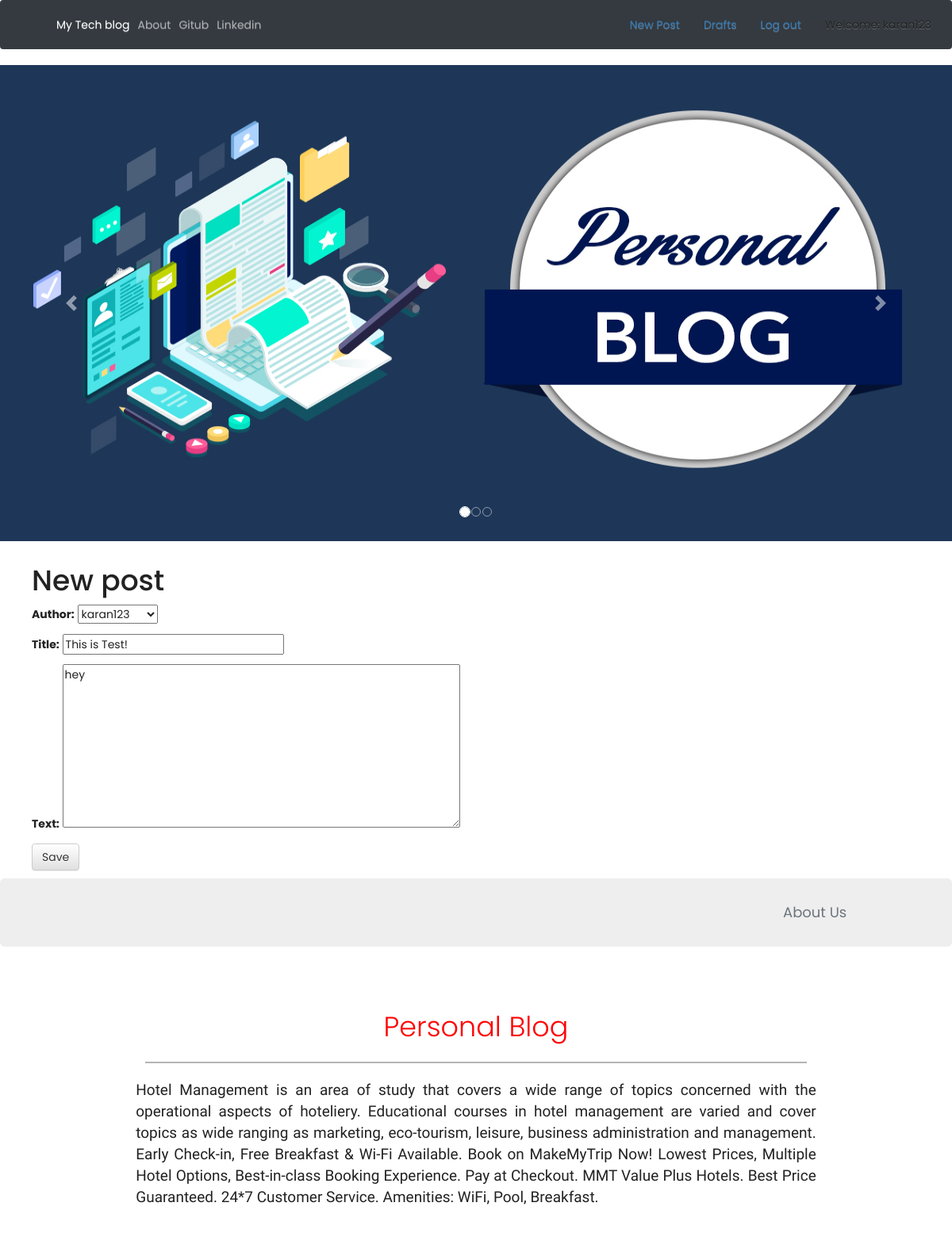
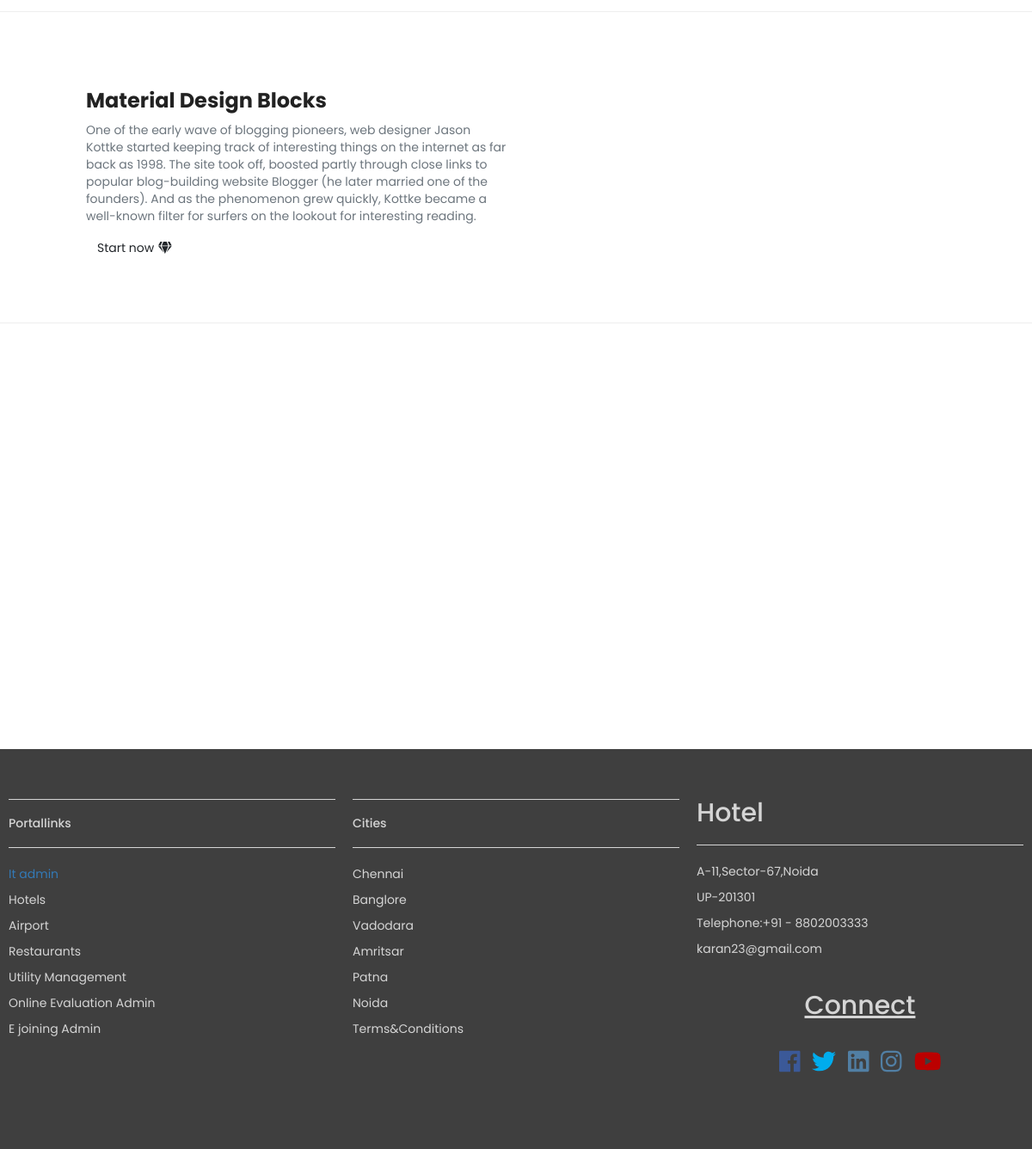
Page /post/6/edit/ (signed in) on the committed database (2 pictures, top to bottom).
### blog/models.py (models this page shows, shortened)
class Post(models.Model):
    author = models.ForeignKey('auth.User', on_delete=models.CASCADE,)
    title = models.CharField(max_length=200)
    text = models.TextField()
    created_date = models.DateTimeField(default=timezone.now)
    published_date = models.DateTimeField(blank=True,null=True)

### blog/views.py (the view)
# urls.py: re_path(r'^post/(?P<pk>\d+)/edit/$',views.PostUpdateView.as_view(),name='post_edit'),
class PostUpdateView(LoginRequiredMixin,UpdateView):
    login_url = '/login/'
    redirect_field_name = 'blog/post_detail.html'
    form_class = PostForm
    model = Post

### blog/forms.py
class PostForm(forms.ModelForm):
      class Meta():
          model = Post
          fields = ('author','title','text')
      widgets ={
          'title':forms.TextInput(attrs={'class':'textinputclass'}),
          'text':forms.Textarea(attrs={'class':'editable medium-editor-textarea postcontent'})
    }

### blog/templates/blog/post_form.html (shortened to what this page needs)
{% extends 'blog/base.html' %}
{% block content %}
    <h1>New post</h1>
    <form method="POST" class="post-form">
    {{form.as_p}}
    <button type="submit" class="save btn btn-default">Save</button>
    </form>
{% endblock %}

### blog/templates/blog/base.html (shortened to what this page needs)
<!DOCTYPE html>
{% load static %}
<html>
    <head>
    <link rel="stylesheet" href="https://stackpath.bootstrapcdn.com/bootstrap/4.4.1/css/bootstrap.min.css"
>
        <link rel="stylesheet" href="https://maxcdn.bootstrapcdn.com/bootstrap/3.3.7/css/bootstrap.min.css">
        <link rel="stylesheet" href="https://maxcdn.bootstrapcdn.com/bootstrap/3.3.7/css/bootstrap-theme.min.css">
        <link rel="stylesheet" href="//cdn.jsdelivr.net/medium-editor/latest/css/medium-editor.min.css" type="text/css" media="screen" charset="utf-8">
        <link rel="stylesheet" href="{% static 'css/blog.css' %}">
         <link rel="stylesheet" href="{% static 'css/style.css' %}">
<body class='loader'>
  <nav class="navbar navbar-expand-lg navbar-dark bg-dark">
          <a class="navbar-brand" href="http://127.0.0.1:3000/Bootstrap%204%20Site%20Files/#"></a>
          <div class="collapse navbar-collapse" id="navbarSupportedContent">
            <ul class="navbar-nav mr-auto">
              <li class="nav-item active">
                <a class="nav-link" href="{% url 'post_list' %}">My Tech blog <span class="sr-only">(current)</span></a>
              </li>
                 <li class="nav-item">
        <a class="nav-link" href="{% url 'about'%}">About</a>
      </li>
      <li class="nav-item">
        <a class="nav-link " href="https://www.github.com/karan06126">Gitub</a>
      </li>
      <li class="nav-item">
        <a class="nav-link " href="https://www.linkedin.com">Linkedin</a>
        </ul>
              <ul class="nav navbar-nav navbar-right">
                  {% if user.is_authenticated %}
                  <li class="nav-item">
          <a  class="nav-lnk" href="{% url 'post_new' %}" >New Post</a>
        </li>
        <li class="nav-item">
          <a href="{% url 'post_draft_list' %}">Drafts</a>
        </li>
        <li class="nav-item">
          <a href="{% url 'logout' %}" >Log out</a>
        </li>
        <li class="nav-item">
          <a >Welcome: {{ user.username }}</a>
        </li>
          {% else %}
          <li><a class='nav navbar-right' href="{% url 'login' %}" ><span class="glyphicon glyphicon-user"></span></a></li>
        {% endif %}
      </ul>
  </div>
</nav>
  <div id="carousel-example-2" class="carousel slide carousel-fade" data-ride="carousel">
          <ol class="carousel-indicators">
            <li data-target="#carousel-example-2" data-slide-to="0" class="active"></li>
            <li data-target="#carousel-example-2" data-slide-to="1"></li>
            <li data-target="#carousel-example-2" data-slide-to="2"></li>
          </ol>
          <div class="carousel-inner" role="listbox">
            <div class="carousel-item active">
              <div class="view">
                <img class="d-block w-100" src="{% static 'image/blog3.jpg' %}" height="600" width="1800"
                  alt="First slide">
              </div>
              <div class="carousel-caption">
              </div>
            </div>
          </div>
          <a class="carousel-control-prev" href="#carousel-example-2" role="button" data-slide="prev">
            <span class="carousel-control-prev-icon" aria-hidden="true"></span>
          </a>
          <a class="carousel-control-next" href="#carousel-example-2" role="button" data-slide="next">
            <span class="carousel-control-next-icon" aria-hidden="true"></span>
          </a>
        </div>
        <div class="content container">
            <div class="row">
                <div class="col-md-8">
                  <div class="blog_posts">
                    {% block content %}
                    {% endblock %}
                  </div>
                </div>
            </div>
        </div>
  <div class="container-fluid">
  <div class="row jumbotron">
  	<div class="col-xs-12 col-sm-12 col-md-9 col-lg-9 col-xl-10">
  	</div>
  	<div class="col-xs-12 col-sm-12 col-md-3 col-lg-3 col-xl-2">
  		<a href="http://127.0.0.1:3000/Bootstrap%204%20Site%20Files/#"><button type="button" class="btn btn-outline-secondary btn-lg">About Us</button></a>
  	</div>
    </div>
  </div>
  <div class="container-fluid padding">
  	<div class="row welcome text-center">
  		<div class="col-12">
  			<div class="ab">
  			<h1 class="display-4">Personal Blog</h1>
  		</div>
  		</div>
  		<hr>
  		<div class="col-12" style="text-align:justify">
  			<div class="tr">
  			<p>Hotel Management is an area of study that covers a wide range of topics concerned with the operational aspects of hoteliery.
          Educational courses in hotel management are varied and cover topics as wide ranging as marketing, eco-tourism,
          leisure, business administration and management.
        Early Check-in, Free Breakfast & Wi-Fi Available. Book on MakeMyTrip Now! Lowest Prices, Multiple Hotel Options,
        Best-in-class Booking Experience. Pay at Checkout. MMT Value Plus Hotels. Best Price Guaranteed. 24*7 Customer Service.
         Amenities: WiFi, Pool, Breakfast.</p>
  		</div>
  	</div>
  	</div>
  </div>
<hr class="my-4">
        <div class="container my-5 py-5 z-depth-1">
        <section class="px-md-5 mx-md-5 text-center text-lg-left dark-grey-text">
          <div class="row">
            <div class="col-md-6 mb-4 mb-md-0">
              <h3 class="font-weight-bold">Material Design Blocks</h3>
              <p class="text-muted">One of the early wave of blogging pioneers, web designer Jason Kottke started keeping track
                  of interesting things on the internet as far back as 1998. The site took off, boosted partly through close
                  links to popular blog-building website Blogger (he later married one of the founders). And as the phenomenon
                  grew quickly, Kottke became a well-known filter for surfers on the lookout for interesting reading.</p>
              <a class="btn btn-purple btn-md ml-0" href="#" role="button">Start now<i class="fa fa-gem ml-2"></i></a>
            </div>
            <div class="col-md-6 mb-4 mb-md-0">
              <div class="view overlay z-depth-1-half">
              </div>
            </div>
          </div>
        </section>
      </div>
<hr class="my-4">
  <figure>
  </figure>
  <footer>
  	<div class="container-fluid padding">
  		<div class="row text-left">
  			<div class="col-md-4">
  				<hr class="light">
  				<h5>Portallinks</h5>
  				<hr class="light">
  			<a href="http://127.0.0.1:3000/Bootstrap%204%20Site%20Files/#">	<p>It admin</p></a>
  				<p>Hotels</p>
  				<p>Airport</p>
  				<p>Restaurants</p>
  				<p>Utility Management</p>
  				<p>Online Evaluation Admin</p>
  				<p>E joining Admin</p>
  			</div>
  			<div class="col-md-4">
  				<hr class="light">
  				<h5>Cities</h5>
  				<hr class="light">
  				<p>Chennai</p>
  				<p>Banglore</p>
  				<p>Vadodara</p>
  				<p>Amritsar</p>
  				<p>Patna</p>
  				<p>Noida</p>
  				<p>Terms&amp;Conditions</p>
  			</div>
  			<div class="col-md-4">
  				<h2>Hotel</h2>
  				<hr class="light">
  				<p>A-11,Sector-67,Noida</p>
  				<p>UP-201301</p>
  				<p>Telephone:+91 - 8802003333</p>
  				<p>karan23@gmail.com</p>
  				<div class="container-fluid padding">
  					<div class="row text-center padding">
  						<div class="col-12">
  							<h2><u>Connect</u></h2>
  						</div>
  						<div class="col-12 social padding">
  							<a href="#"><i class="fab fa-facebook"></i></a>
  								<a href="#"><i class="fab fa-twitter"></i></a>
  									<a href="#"><i class="fab fa-linkedin"></i></a>
  										<a href="#"><i class="fab fa-instagram"></i></a>
  											<a href="#"><i class="fab fa-youtube"></i></a>
  						</div>
  					</div>
  				</div>
  			</div>
  		</div>
  			</div>
  </footer>
</body>
</html>

### blog/static/css/blog.css (style rules this page uses)
.loader { filter:hue-rotate(0deg); color: linear-gradient(45deg,#0f8,#08f); animation:hue 5000ms infinite linear; }

### blog/static/css/style.css (style rules this page uses)
html,body { height:100%; width:100%; font-family: 'Poppins', sans-serif; color:#222; }
.jumbotron { padding:1rem; border-radius: 0; }
.padding { padding-bottom:2rem; }
.welcome { width:75%; margin:0 auto; padding-top: 2rem; }
.welcome hr { border-top: 2px solid #b4b4b4; width:95%; margin-top: .3rem; margin-bottom: 1rem; }
.social a { font-size: 2em; padding:0.5rem; }
.fa-facebook { color:#3b5998; }
.fa-twitter { color:#00aced; }
.fa-linkedin { color:#517fa4; }
.fa-instagram { color:#517fa4; }
.fa-youtube { color:#bb0000; }
footer { background-color: #3f3f3f; color: #d5d5d5; padding-top: 2em; }
hr.light { border-top:1px solid #d5d5d5; width:100%; }
.ab { color:red; }
.tr p { font-size: 19px; font-family: 'Rajdhani', sans-serif; }
.carousel-item { transition: -webkit-transform 0.5s ease; transition: transform 0.5s ease; transition: transform 0.5s ease, -webkit-transform 0.5s ease; -webkit-backface-visibility: visible; backface-visibility: visible; }
figure { position: relative; width: 100%; height: 60%; margin: 0!important; }
[class*="col-"] { padding: 1rem; }

### rows in the picture
Post: author "karan123", title "This is Test!", text "hey"

### other values in the picture
{{ user.username }} "karan123"
